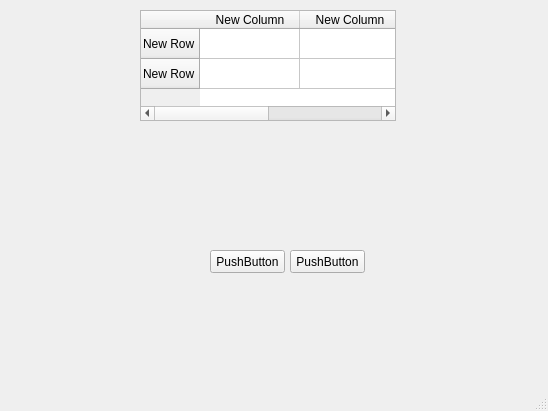
<?xml version="1.0" encoding="UTF-8"?>
<ui version="4.0">
 <class>MainWindow</class>
 <widget class="QMainWindow" name="MainWindow">
  <property name="geometry">
   <rect>
    <x>0</x>
    <y>0</y>
    <width>548</width>
    <height>411</height>
   </rect>
  </property>
  <property name="windowTitle">
   <string>MainWindow</string>
  </property>
  <widget class="QWidget" name="centralwidget">
   <widget class="QPushButton" name="mibtn">
    <property name="geometry">
     <rect>
      <x>210</x>
      <y>250</y>
      <width>75</width>
      <height>23</height>
     </rect>
    </property>
    <property name="text">
     <string>PushButton</string>
    </property>
   </widget>
   <widget class="QPushButton" name="pushButton">
    <property name="geometry">
     <rect>
      <x>290</x>
      <y>250</y>
      <width>75</width>
      <height>23</height>
     </rect>
    </property>
    <property name="text">
     <string>PushButton</string>
    </property>
   </widget>
   <widget class="QTableWidget" name="tableWidget">
    <property name="geometry">
     <rect>
      <x>140</x>
      <y>10</y>
      <width>256</width>
      <height>111</height>
     </rect>
    </property>
    <row>
     <property name="text">
      <string>New Row</string>
     </property>
    </row>
    <row>
     <property name="text">
      <string>New Row</string>
     </property>
    </row>
    <column>
     <property name="text">
      <string>New Column</string>
     </property>
    </column>
    <column>
     <property name="text">
      <string>New Column</string>
     </property>
    </column>
   </widget>
  </widget>
  <widget class="QMenuBar" name="menubar">
   <property name="geometry">
    <rect>
     <x>0</x>
     <y>0</y>
     <width>548</width>
     <height>22</height>
    </rect>
   </property>
  </widget>
  <widget class="QStatusBar" name="statusbar"/>
 </widget>
 <resources/>
 <connections/>
</ui>
